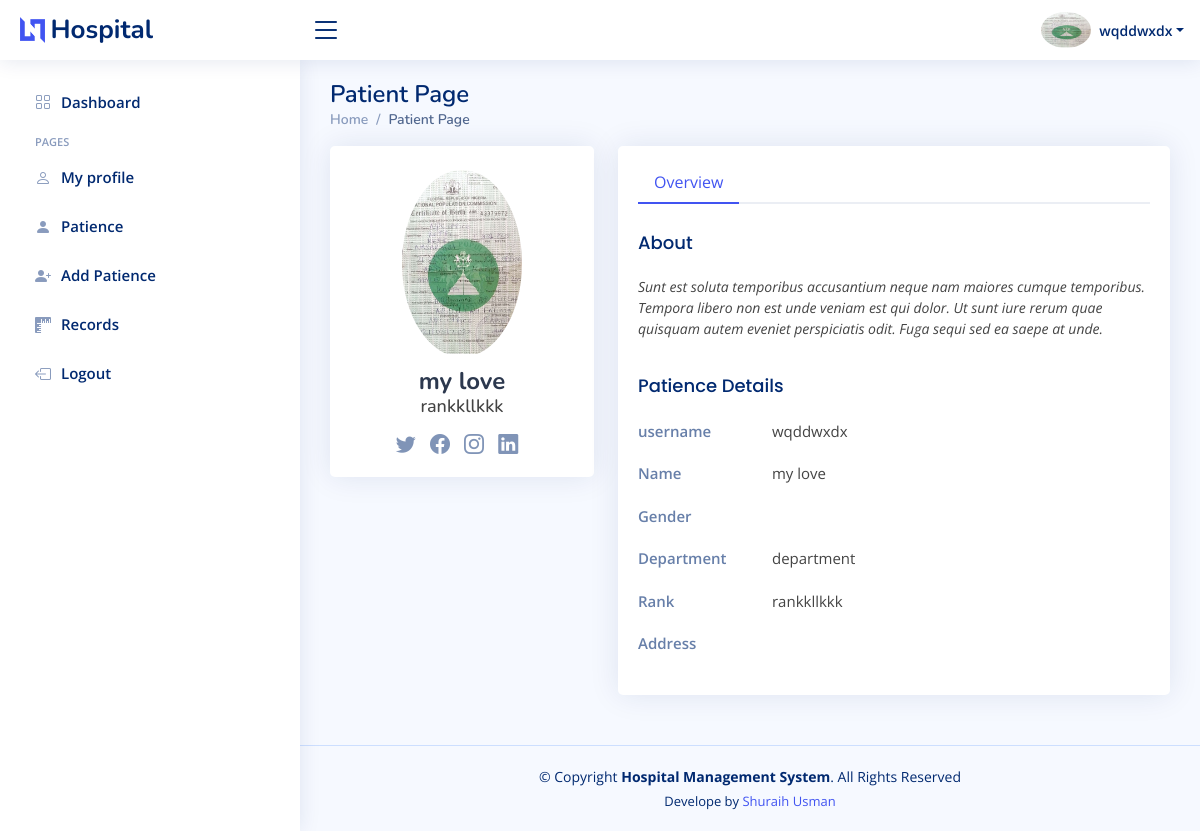
Page /user.php (signed in) on the committed database.
### tables this page shows
CREATE TABLE `doctor` (
  `id` int(11) NOT NULL,
  `fullname` varchar(220) DEFAULT NULL,
  `username` varchar(20) DEFAULT NULL,
  `passwords` varchar(20) DEFAULT NULL,
  `images` varchar(250) DEFAULT NULL,
  `rank` varchar(15) DEFAULT NULL,
  `department` varchar(20) DEFAULT NULL,
  `gender` varchar(50) NOT NULL,
  `address` text NOT NULL
);

### user.php (the view)
<?php require_once('config/config.php');?>
<?php require_once('includes/header.php');
  $stmt = $db->prepare('SELECT * FROM doctor WHERE id=?');
  $stmt->bind_param('s',$_SESSION['id']);
  $stmt->execute();
  $pat = $stmt->get_result()->fetch_array();
  ?>
<main id="main" class="main">
<div class="pagetitle">
  <h1>Patient Page</h1>
  <nav>
    <ol class="breadcrumb">
      <li class="breadcrumb-item"><a href="dashboard.php">Home</a></li>
      <li class="breadcrumb-item active">Patient Page</li>
    </ol>
  </nav>
</div>
<section class="section profile">
      <div class="row">
        <div class="col-xl-4">
          <div class="card">
            <div class="card-body profile-card pt-4 d-flex flex-column align-items-center">
              <img src="admin/uploads/<?php echo $pat['images'];?>" alt="Profile" class="rounded-circle">
              <h2><?php echo $pat['fullname'];?></h2>
              <h3><?php echo $pat['rank'];?></h3>
              <div class="social-links mt-2">
                <a href="#" class="twitter"><i class="bi bi-twitter"></i></a>
                <a href="#" class="facebook"><i class="bi bi-facebook"></i></a>
                <a href="#" class="instagram"><i class="bi bi-instagram"></i></a>
                <a href="#" class="linkedin"><i class="bi bi-linkedin"></i></a>
              </div>
            </div>
          </div>
        </div>
        <div class="col-xl-8">
          <div class="card">
            <div class="card-body pt-3">
              <ul class="nav nav-tabs nav-tabs-bordered" role="tablist">
                <li class="nav-item" role="presentation">
                  <button class="nav-link active" data-bs-toggle="tab" data-bs-target="#profile-overview" aria-selected="true" role="tab">Overview</button>
                </li>
              </ul>
              <div class="tab-content pt-2">
                <div class="tab-pane fade show active profile-overview" id="profile-overview" role="tabpanel">
                  <h5 class="card-title">About</h5>
                  <p class="small fst-italic">Sunt est soluta temporibus accusantium neque nam maiores cumque temporibus. Tempora libero non est unde veniam est qui dolor. Ut sunt iure rerum quae quisquam autem eveniet perspiciatis odit. Fuga sequi sed ea saepe at unde.</p>
                  <h5 class="card-title">Patience Details</h5>
                  <div class="row">
                    <div class="col-lg-3 col-md-4 label ">username</div>
                    <div class="col-lg-9 col-md-8"><?php echo $pat['username'];?></div>
                  </div>
                  <div class="row">
                    <div class="col-lg-3 col-md-4 label"> Name</div>
                    <div class="col-lg-9 col-md-8"><?php echo $pat['fullname'];?></div>
                  </div>
                  <div class="row">
                    <div class="col-lg-3 col-md-4 label">Gender</div>
                    <div class="col-lg-9 col-md-8"><?php echo $pat['gender'];?></div>
                  </div>
                  <div class="row">
                    <div class="col-lg-3 col-md-4 label">Department</div>
                    <div class="col-lg-9 col-md-8"><?php echo $pat['department'];?></div>
                  </div>
                  <div class="row">
                    <div class="col-lg-3 col-md-4 label">Rank</div>
                    <div class="col-lg-9 col-md-8"><?php echo $pat['rank'];?></div>
                  </div>
                  <div class="row">
                    <div class="col-lg-3 col-md-4 label">Address</div>
                    <div class="col-lg-9 col-md-8"><?php echo $pat['address'];?></div>
                  </div>
                </div>
              </div>
            </div>
          </div>
        </div>
      </div>
    </section>
                    </main>
<?php require_once('includes/footer.php');?>
</body>
</html>

### includes/header.php (shortened to what this page needs)
<?php
$stmt=$db->prepare('SELECT * FROM doctor WHERE username=?');
$stmt->bind_param('s',$_SESSION['username']);
$stmt->execute();
$Auth = $stmt->get_result()->fetch_array();
?>
  <!DOCTYPE html>
  <html>
  <head>
    <link href="assets/vendor/bootstrap/css/bootstrap.min.css" rel="stylesheet">
    <link href="assets/vendor/bootstrap-icons/bootstrap-icons.css" rel="stylesheet">
    <link href="assets/vendor/boxicons/css/boxicons.min.css" rel="stylesheet">
    <link href="assets/vendor/quill/quill.snow.css" rel="stylesheet">
    <link href="assets/vendor/quill/quill.bubble.css" rel="stylesheet">
    <link href="assets/vendor/remixicon/remixicon.css" rel="stylesheet">
    <link href="assets/vendor/simple-datatables/style.css" rel="stylesheet">
    <link href="assets/css/style.css" rel="stylesheet">
  </head>
  <body>
  <header id="header" class="header fixed-top d-flex align-items-center">
    <div class="d-flex align-items-center justify-content-between">
      <a href="index.html" class="logo d-flex align-items-center">
        <img src="assets/img/logo.png" alt="">
        <span class="d-none d-lg-block">Hospital</span>
      </a>
      <i class="bi bi-list toggle-sidebar-btn"></i>
    </div>
    <nav class="header-nav ms-auto">
      <ul class="d-flex align-items-center">
        <li class="nav-item dropdown pe-3">
          <a class="nav-link nav-profile d-flex align-items-center pe-0" href="#" data-bs-toggle="dropdown">
            <img src="admin/uploads/<?=$Auth['images'];?>" width="50px" alt="Profile" class="rounded-circle">
            <span class="d-none d-md-block dropdown-toggle ps-2"><?=$Auth['username'];?></span>
          </a>
        </li>
      </ul>
    </nav>
  </header>
  <aside id="sidebar" class="sidebar">
    <ul class="sidebar-nav" id="sidebar-nav">
      <li class="nav-item">
        <a class="nav-link collapsed" href="dashboard.php">
          <i class="bi bi-grid"></i>
          <span>Dashboard</span>
        </a>
      </li>
      <li class="nav-heading">Pages</li>
      <li class="nav-item">
        <a class="nav-link collapsed" href="user.php">
          <i class="bi bi-person"></i>
          <span>My profile</span>
        </a>
      </li>
      <li class="nav-item">
        <a class="nav-link collapsed" href="patient.php">
          <i class="bi bi-person-fill"></i>
          <span>Patience</span>
        </a>
      </li>
      <li class="nav-item">
        <a class="nav-link collapsed" href="add_pat.php">
          <i class="bi bi-person-plus-fill"></i>
          <span>Add Patience</span>
        </a>
      </li>
      <li class="nav-item">
        <a class="nav-link collapsed" href="record.php">
          <i class="bi bi-rulers"></i>
          <span>Records</span>
        </a>
      </li>
      <li class="nav-item">
        <a class="nav-link collapsed" href="logout.php">
          <i class="bi bi-box-arrow-left"></i>
          <span>Logout</span>
        </a>
      </li>
    </ul>
  </aside>

### assets/css/style.css (style rules this page uses)
:root { scroll-behavior: smooth; }
body { font-family: "Open Sans", sans-serif; background: #f6f9ff; color: #444444; }
a { color: #4154f1; text-decoration: none; }
h1, h2, h3, h4, h5, h6 { font-family: "Nunito", sans-serif; }
#main { margin-top: 60px; padding: 20px 30px; transition: all 0.3s; }
.pagetitle { margin-bottom: 10px; }
.pagetitle h1 { font-size: 24px; margin-bottom: 0; font-weight: 600; color: #012970; }
.card { margin-bottom: 30px; border: none; border-radius: 5px; box-shadow: 0px 0 30px rgba(1, 41, 112, 0.1); }
.card-title { padding: 20px 0 15px 0; font-size: 18px; font-weight: 500; color: #012970; font-family: "Poppins", sans-serif; }
.card-body { padding: 0 20px 20px 20px; }
.breadcrumb { font-size: 14px; font-family: "Nunito", sans-serif; color: #899bbd; font-weight: 600; }
.breadcrumb a { color: #899bbd; transition: 0.3s; }
.breadcrumb .breadcrumb-item::before { color: #899bbd; }
.breadcrumb .active { color: #51678f; font-weight: 600; }
.nav-tabs-bordered { border-bottom: 2px solid #ebeef4; }
.nav-tabs-bordered .nav-link { margin-bottom: -2px; border: none; color: #2c384e; }
.nav-tabs-bordered .nav-link.active { background-color: #fff; color: #4154f1; border-bottom: 2px solid #4154f1; }
.logo { line-height: 1; }
@media (min-width: 1200px) { .logo { width: 280px; } }
.logo img { max-height: 26px; margin-right: 6px; }
.logo span { font-size: 26px; font-weight: 700; color: #012970; font-family: "Nunito", sans-serif; }
.header { transition: all 0.5s; z-index: 997; height: 60px; box-shadow: 0px 2px 20px rgba(1, 41, 112, 0.1); background-color: #fff; padding-left: 20px; }
.header .toggle-sidebar-btn { font-size: 32px; padding-left: 10px; cursor: pointer; color: #012970; }
.header-nav ul { list-style: none; }
.header-nav>ul { margin: 0; padding: 0; }
.header-nav .nav-profile { color: #012970; }
.header-nav .nav-profile img { max-height: 36px; }
.header-nav .nav-profile span { font-size: 14px; font-weight: 600; }
.sidebar { position: fixed; top: 60px; left: 0; bottom: 0; width: 300px; z-index: 996; transition: all 0.3s; padding: 20px; overflow-y: auto; scrollbar-width: thin; scrollbar-color: #aab7cf transparent; box-shadow: 0px 0px 20px rgba(1, 41, 112, 0.1); background-color: #fff; }
@media (min-width: 1200px) { #main, #footer { margin-left: 300px; } }
.sidebar-nav { padding: 0; margin: 0; list-style: none; }
.sidebar-nav li { padding: 0; margin: 0; list-style: none; }
.sidebar-nav .nav-item { margin-bottom: 5px; }
.sidebar-nav .nav-heading { font-size: 11px; text-transform: uppercase; color: #899bbd; font-weight: 600; margin: 10px 0 5px 15px; }
.sidebar-nav .nav-link { display: flex; align-items: center; font-size: 15px; font-weight: 600; color: #4154f1; transition: 0.3; background: #f6f9ff; padding: 10px 15px; border-radius: 4px; }
.sidebar-nav .nav-link i { font-size: 16px; margin-right: 10px; color: #4154f1; }
.sidebar-nav .nav-link.collapsed { color: #012970; background: #fff; }
.sidebar-nav .nav-link.collapsed i { color: #899bbd; }
.profile .profile-card img { max-width: 120px; }
.profile .profile-card h2 { font-size: 24px; font-weight: 700; color: #2c384e; margin: 10px 0 0 0; }
.profile .profile-card h3 { font-size: 18px; }
.profile .profile-card .social-links a { font-size: 20px; display: inline-block; color: rgba(1, 41, 112, 0.5); line-height: 0; margin-right: 10px; transition: 0.3s; }
.profile .profile-overview .row { margin-bottom: 20px; font-size: 15px; }
.profile .profile-overview .card-title { color: #012970; }
.profile .profile-overview .label { font-weight: 600; color: rgba(1, 41, 112, 0.6); }

### rows in the picture
doctor: images (picture), username "wqddwxdx", fullname "my love", rank "rankkllkkk", department "department"
